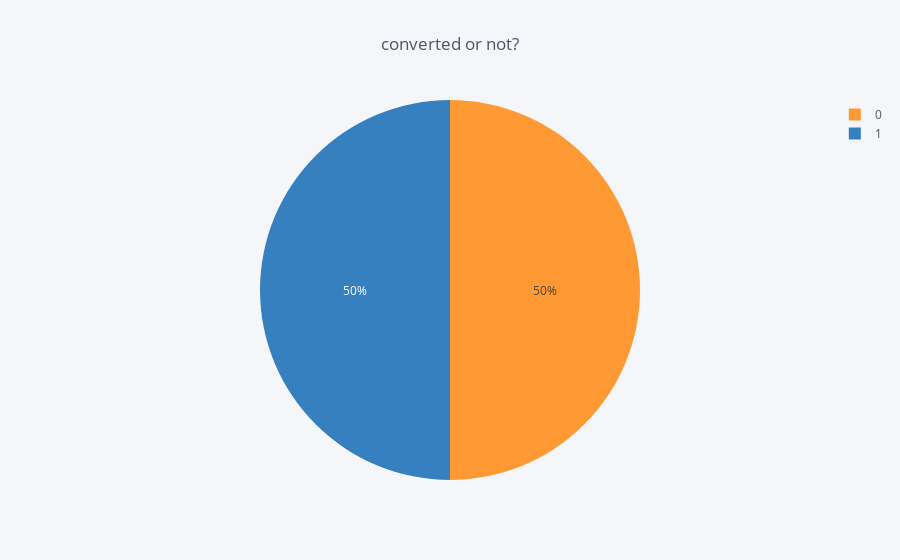

Source (notebook cell):
### Code cell
temp = Train_Y_sm.value_counts()
dfsm = pd.DataFrame({'labels': temp.index,
                   'values': temp.values
                  })
dfsm.iplot(kind='pie',labels='labels',values='values', title='converted or not?')

### Figure 1 — Plotly figure (JSON) as saved in the notebook; plotly's stock layout.template omitted (floating-point values rounded to 4 significant figures)
{"data": [{"labels": [0, 1], "marker": {"colors": ["rgba(255, 153, 51, 1.0)", "rgba(55, 128, 191, 1.0)"]}, "name": "", "type": "pie", "values": [214279, 214279]}], "layout": {"legend": {"bgcolor": "#F5F6F9", "font": {"color": "#4D5663"}}, "paper_bgcolor": "#F5F6F9", "plot_bgcolor": "#F5F6F9", "title": "converted or not?", "titlefont": {"color": "#4D5663"}}}
